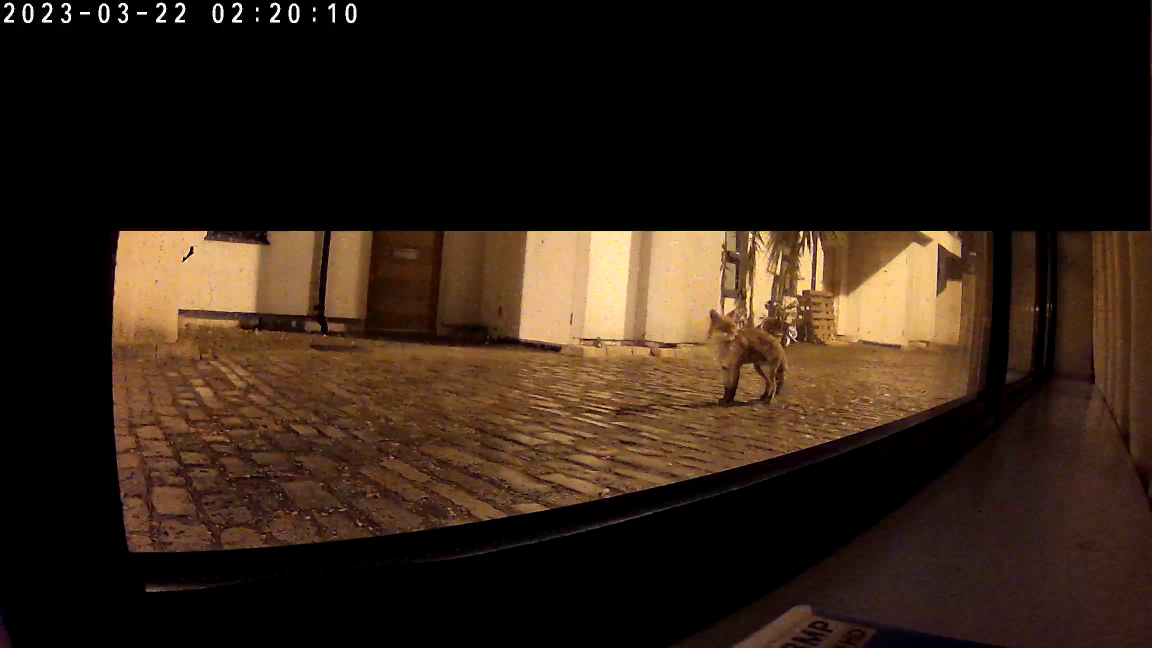
#> input picture frame 14 of sample_videos/cool_fox.mp4, 2304 x 1296 px (shown at 1/2 size)
$ python desperate.py
#> lines starting #> are read from the running program, lines starting #| are printed output that depends on the picture; after the words box and inside, x2 and y2 are one past the last pixel; in counts of white or black regions, pixels touching at a corner belong together
import cv2
import numpy as np

cap = cv2.VideoCapture("sample_videos/cool_fox.mp4")
0
# create a background object
backgroundObject = cv2.createBackgroundSubtractorMOG2(history=2)
kernel = np.ones((3,3),np.uint8)
kernel2 = None

while True:
    ret , frame = cap.read()
#> frame is the input picture: shape (1296, 2304, 3); mean B, G, R 20.9, 32.2, 47
    frame = cv2.fastNlMeansDenoisingColored(frame, None,10,10,7,21)
    if not ret :
        break

    fgmask = backgroundObject.apply(frame)
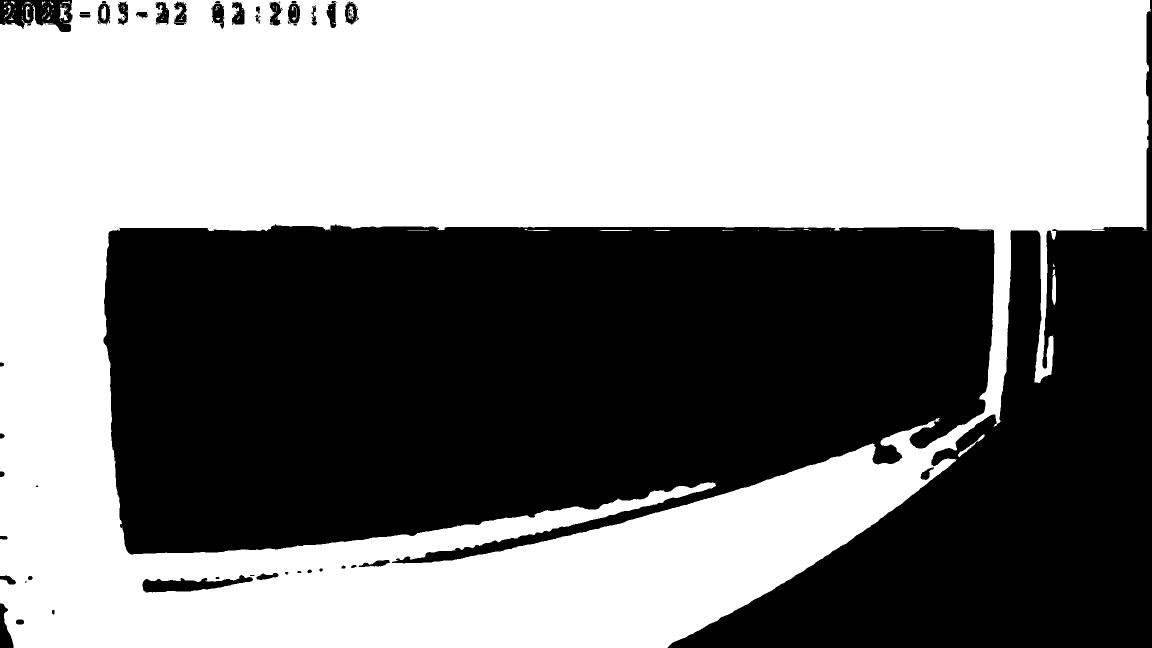
#> fgmask: shape (1296, 2304) (shown at 1/2 size); values 127 (black) and 255 (white), 53.2% white; 69 black regions (26 under 20 px), largest, box (x1, y1, x2, y2) and area: (207, 448, 1989, 1127) 988571, (1335, 0, 2304, 1296) 387908, (0, 0, 145, 64) 6366
    _, fgmask = cv2.threshold(fgmask ,100 , 255 , cv2.THRESH_BINARY)
#> fgmask: shape (1296, 2304); every value is 255
    fgmask = cv2.erode(fgmask, kernel, iterations=1)
    fgmask = cv2.dilate(fgmask,kernel2 , iterations=6  )


    # detect the countours
    countors, _ = cv2.findContours(fgmask, cv2.RETR_EXTERNAL, cv2.CHAIN_APPROX_SIMPLE)
#> countors = [[[0, 0], [0, 1295], [2303, 1295], [2303, 0]]]

    frameCopy = frame.copy()

    # loop inside the countor and search for bigger ones

    for cnt in countors:
        if cv2.contourArea(cnt) > 5000:

            # get the area coordinates
            x , y, width , height = cv2.boundingRect(cnt)

            # draw a rectangle around the area
            cv2.rectangle(frameCopy, (x,y), (x+width, y+ height) , (0,0,255), 2)

            # write a text near the object
            cv2.putText(frameCopy ,"Car detected", (x, y-10), cv2.FONT_HERSHEY_SIMPLEX, 0.3 , (0,255,0), 1, cv2.LINE_AA)
#> this loop made 1 pass
#> (cnt, x, y, width, height) on pass 1: ([[0, 0], [0, 1295], [2303, 1295], [2303, 0]], 0, 0, 2304, 1296)
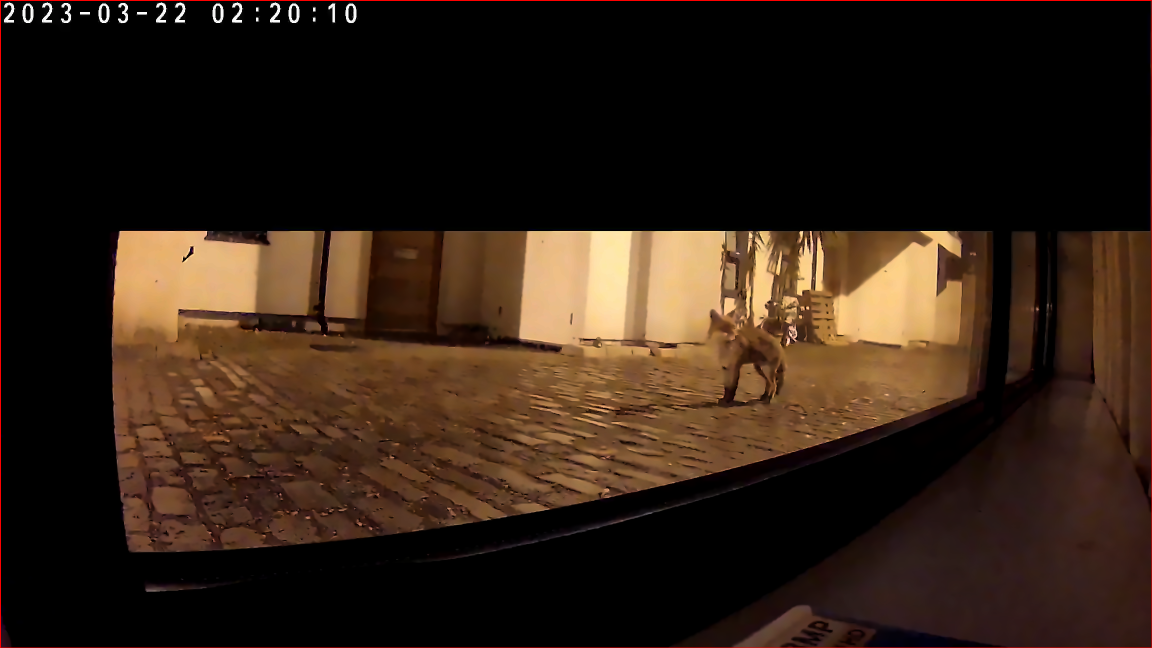
#> frameCopy: shape (1296, 2304, 3) (shown at 1/2 size); mean B, G, R 20.4, 31.9, 47.8

    forground = cv2.bitwise_and(frame,frame , mask = fgmask)

    # combine all together
    stacked = np.hstack((frame,forground,frameCopy))
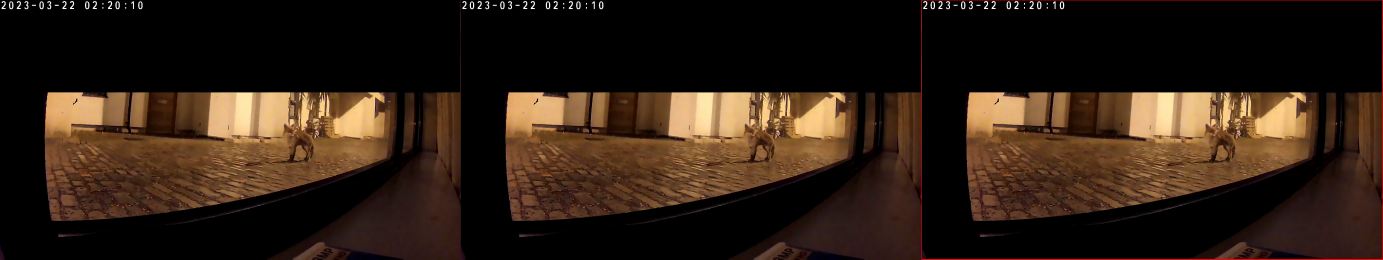
#> stacked: shape (1296, 6912, 3) (shown at 1/5 size); mean B, G, R 20.4, 31.9, 47.2

    cv2.imshow("stacked", cv2.resize(stacked,None,fx=0.4, fy=0.4))
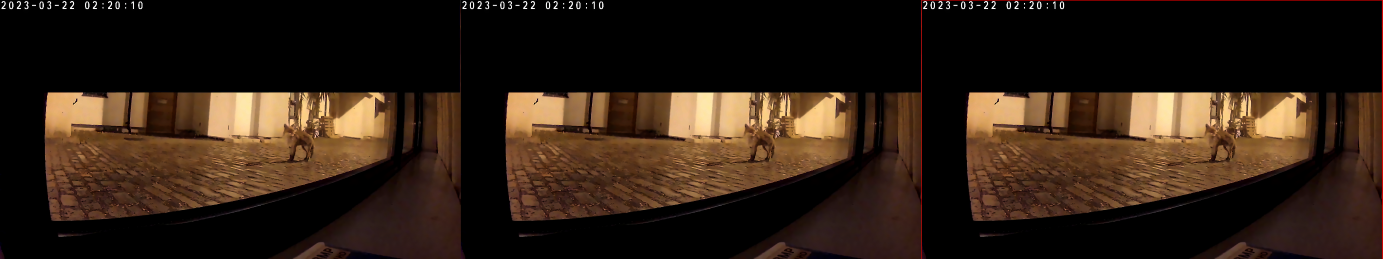
#> window 'stacked': shape (518, 2765, 3) (shown at 1/2 size); mean B, G, R 20.4, 31.9, 47.2

    # [4 lines of commented-out code are left out]

    if cv2.waitKey(1) == ord('q'):
#> (key q is pressed here)
        break

cap.release()
cv2.destroyAllWindows()
